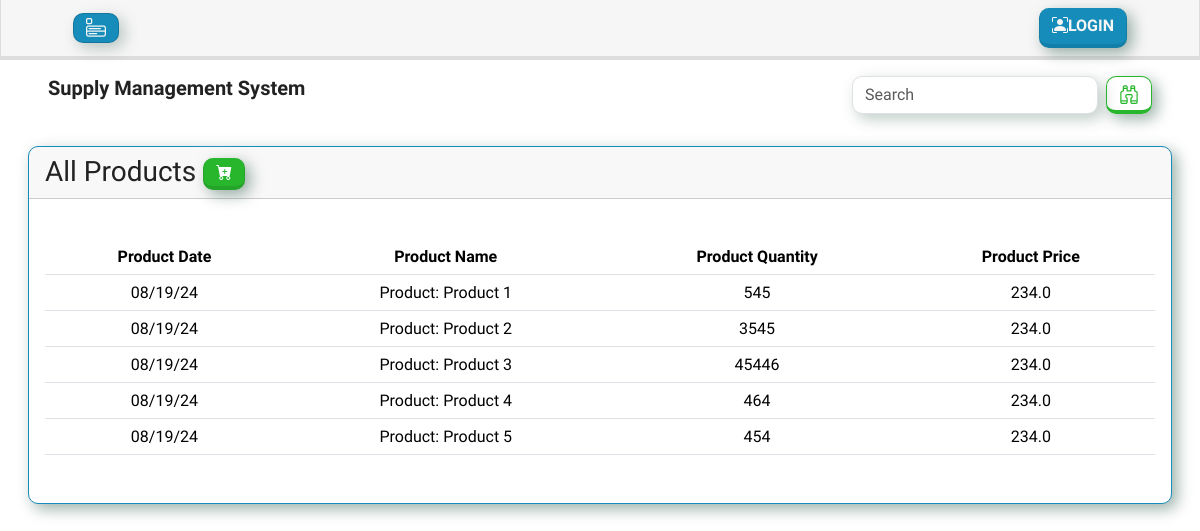
The page /index_supply on the database its author committed.
### supply/models.py (models this page shows, shortened)
class Supply(models.Model):
  product = models.ForeignKey('Product', on_delete=models.CASCADE)
  product_date = models.DateTimeField(default=datetime.today())
  quantity = models.PositiveBigIntegerField()
  price = models.FloatField()

class Product(models.Model):
  product  = models.CharField(max_length=200)
  unit = models.CharField(max_length=10, choices=[
      ('g', 'Grams'),
      ('kg', 'Kilograms'),
      ('ton', 'Tons'),
  ])
  description = models.CharField(max_length=500)
  branch = models.CharField(max_length=200, choices=[
      ('A', 'PRODUCTION A'),
      ('B', 'PRODUCTION B'),
      ('C', 'PRODUCTION C'),
  ])
  def __str__(self):
      return f'Product: {self.product}'

### supply/views.py (the view)
# urls.py: path('index_supply',views.index_supply, name='index_supply'),
def index_supply (request):
    return render (request, 'supply/index_supply.html', {
        'supply': Supply.objects.all()
    })

### templates/supply/index_supply.html (shortened to what this page needs)
{% extends 'base.html' %}
{% load crispy_forms_tags %}
{% block index %}
{% include 'partials/sidebar.html' %}
<div class="row mx-3 mt-3">
  <div class="col-12">
    {% if supply %}
    <div class="card border-primary ">
        <h3>
          <div class="card-header"> All Products
            <a href="{% url 'add_supply' %}">
              <button type="button" class="btn btn-success">
                <i class="bi bi-cart-plus-fill fa-lg"></i>
              </button>
            </a>
          </div>
        </h3>
        <div class="card-body">
            <p class="card-text">
                <div class="table-responsive ">
                    <table class="table table-hover ">
                        <thead>
                            <tr>
                                <th scope="col" class="text-center" >Product Date</th>
                                <th scope="col" class="text-center">Product Name</th>
                                <th scope="col" class="text-center">Product Quantity</th>
                                <th scope="col" class="text-center">Product Price</th>
                            </tr>
                        </thead>
                        <tbody>
                            {% for supply in supply %}
                            <tr>
                                <td class="text-center">{{ supply.product_date |date:"m/d/y" }}</td>
                                <td class="text-center">{{ supply.product }}</td>
                                <td class="text-center">{{ supply.quantity }}</td>
                                <td class="text-center">{{ supply.price }}</td>
                            </tr>
                            {% endfor %}
                        </tbody>
                    </table>
                </div>
            </p>
        </div>
    </div>
    {% endif %}
</div>
</div>
{% endblock %}

### templates/base.html (shortened to what this page needs)
{% load crispy_forms_tags %}
<html lang="en">
  <head>
    <link
      href="https://bootswatch.com/5/lumen/bootstrap.min.css"
      rel="stylesheet"
      type="text/css"
    />
    <link
      rel="stylesheet"
      href="https://cdn.jsdelivr.net/npm/bootstrap-icons@1.11.3/font/bootstrap-icons.min.css"
    />
  </head>
  <body onload="noBack()">
    {% block sidebar %}{% endblock %}
    {% block body %}
    {% block index %}
    <div
      class="mx-5 mt-3 d-flex flex-column flex-lg-row justify-content-between"
    >
      <h5>
        <strong>
          {% if user.is_authenticated %}
          <a class="navbar-brand fw-bold d-flex"
            >Welcome Boss {{user.username}}.. <i class="bi bi-emoji-smile"></i
          ></a>
          {% else %}
          <a class="navbar-brand fw-bold d-flex">Supply Management System</a>
          {% endif %}
        </strong>
      </h5>
      <form class="d-flex mt-lg-0" role="search">
        <input
          class="form-control me-2"
          type="search"
          placeholder="Search"
          aria-label="Search"
        />
        <button class="btn btn-outline-success" type="submit">
          <i class="bi bi-binoculars" style="font-size: 20px"></i>
        </button>
      </form>
    </div>
    {% endblock %}
    {% endblock %}
  </body>
</html>

### templates/partials/sidebar.html (shortened to what this page needs)
{% extends 'base.html' %} {% load static %}
{% block sidebar %}
<nav class="navbar sticky-top bg-light ">
  <div class="container-fluid">
    <div class="container-fluid">
      <div class="d-flex justify-content-between align-items-center">
        <button
          class="navbar-toggler bg-primary ms-5"
          type="button"
          data-bs-toggle="offcanvas"
          data-bs-target="#offcanvasNavbar"
          aria-controls="offcanvasNavbar"
          aria-label="Toggle navigation"
        >
          <i class="bi bi-menu-app text-light"></i>
        </button>
        <button type="button" class="btn btn-primary me-5">
        {% if user.is_authenticated %}
        <a href="{% url 'logout' %}" class="sidebar-link cursor-pointer">
            <i class="lni lni-exit"></i>
            <span class="text-light"><i class="bi bi-box-arrow-right"></i>Logout</span>
        </a>
    {% else %}
    <a href="{% url 'login' %}" class="sidebar-link cursor-pointer">
        <span class="text-light"><i class="bi bi-person-bounding-box"></i>Login</span>
    </a>
    {% endif %}</button>
      </div>
  </div>
</nav>
{% endblock%}

### templates/base.html (style rules this page uses)
.form-control { border-radius: 10px; box-shadow: -8px -8px 15px rgba(255, 255, 255, 0.164), 5px 5px 15px rgba(1, 58, 34, 0.26); }
.navbar-toggler { border-radius: 10px; box-shadow: -8px -8px 15px rgba(255, 255, 255, 0.164), 5px 5px 15px rgba(1, 58, 34, 0.26); }
.btn { border-radius: 10px; box-shadow: -8px -8px 15px rgba(255, 255, 255, 0.164), 5px 5px 15px rgba(1, 58, 34, 0.4); }
.card { border-radius: 10px; box-shadow: -8px -8px 15px rgba(255, 255, 255, 0.164), 5px 5px 15px rgba(1, 58, 34, 0.4); }

### rows shown on the page
Supply: product_date "08/19/24", product "Product: Product 1", quantity "545", price "234.0"
Supply: product_date "08/19/24", product "Product: Product 2", quantity "3545", price "234.0"
Supply: product_date "08/19/24", product "Product: Product 3", quantity "45446", price "234.0"
Supply: product_date "08/19/24", product "Product: Product 4", quantity "464", price "234.0"
Supply: product_date "08/19/24", product "Product: Product 5", quantity "454", price "234.0"
